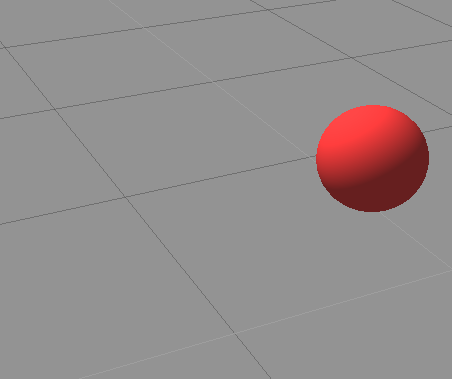
#> input picture colorProject/redr.png, 452 x 379 px, found by its file name
$ python filter.py
#> lines starting #> are read from the running program, lines starting #| are printed output that depends on the picture; after the words box and inside, x2 and y2 are one past the last pixel; in counts of white or black regions, pixels touching at a corner belong together
import cv2
import numpy as np

class Filter:
    HSV_COLOR_RANGES = {
        'red1': [[180, 255, 255], [159, 50, 70]],
        'red2': [[9, 255, 255], [0, 50, 70]],
        'green': [[89, 255, 255], [36, 50, 70]],
        'blue': [[128, 255, 255], [90, 50, 70]],
        'yellow': [[35, 255, 255], [25, 50, 70]],
        'purple': [[158, 255, 255], [129, 50, 70]]
    }

    RGB_COLORS = {
        'red': [0,0,255],
        'green': [0,255,0],
        'blue': [255,0,0],
        'purple': [255,0,255],
        'yellow': [0,255,255]
    }

    @staticmethod
    def get_filtered(imgname, color):
#> called with imgname = 'redr.png', color = 'red'
        img = cv2.imread(imgname)
#> img is the input picture: shape (379, 452, 3); mean B, G, R 141, 141, 147.9

        hsv = cv2.cvtColor(img, cv2.COLOR_BGR2HSV)
#> hsv: shape (379, 452, 3); mean H, S, V 0, 10.3, 147.9

        mask = None
        if color == 'red':
            lower_red1 = np.array(Filter.HSV_COLOR_RANGES['red1'][1])
            upper_red1 = np.array(Filter.HSV_COLOR_RANGES['red1'][0])

            lower_red2 = np.array(Filter.HSV_COLOR_RANGES['red2'][1])
            upper_red2 = np.array(Filter.HSV_COLOR_RANGES['red2'][0])

            mask1 = cv2.inRange(hsv, lower_red1, upper_red1)
#> mask1: shape (379, 452); every value is 0
            mask2 = cv2.inRange(hsv, lower_red2, upper_red2)
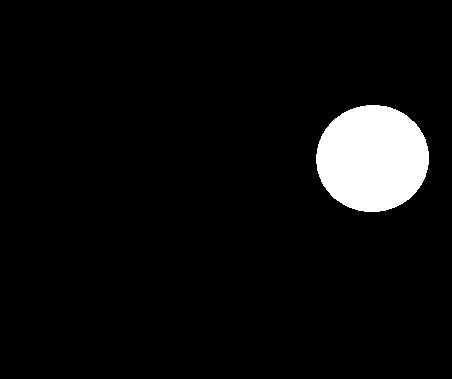
#> mask2: shape (379, 452); 5.5% white; 1 white region, box (x1, y1, x2, y2) and area: (316, 105, 429, 212) 9493
            mask = mask1 + mask2
        else:
            lower = np.array(Filter.HSV_COLOR_RANGES[color][1])
            upper = np.array(Filter.HSV_COLOR_RANGES[color][0])
            mask = cv2.inRange(hsv, lower, upper)

        img[mask != 0] = Filter.RGB_COLORS[color]
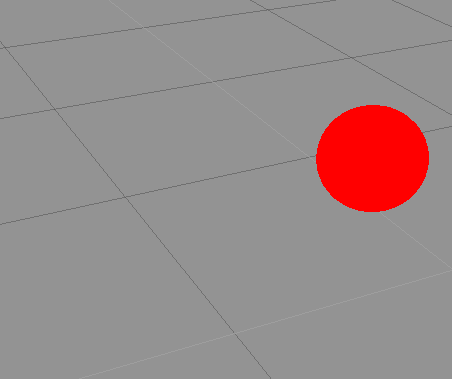
#> img: shape (379, 452, 3); 5.54% of pixels changed, all inside (x1, y1, x2, y2) = (316, 105, 429, 212)

        return img

    @staticmethod
    def get_PID_value(filtered_img, color):
#> called with color = 'red'
        num_ys = len(filtered_img[0])
#> num_ys = 452
        num_xs = len(filtered_img)
#> num_xs = 379
        rgb_color = np.asarray(Filter.RGB_COLORS[color])

        color_columns = []
        max_column = 0
        max_amount = 0
        # print(f_img)
        for y in range(num_ys):
            amount = 0
            for x in range(num_xs):
                # print(type(filtered_img[x,y]))
                # print(filtered_img[x,y][0])
                if (filtered_img[x,y] == rgb_color).all():
                    amount = amount + 1

            color_columns.append(amount)
            if (amount > color_columns[max_column]):
                max_column = y
                max_amount = amount
#> after the loop, max_amount = 107; max_column = 366
        # print(max_column)

        return (max_column - num_ys/2), max_amount


if __name__ == '__main__':
    # [9 lines of commented-out code are left out]

    color = 'red'
    pictures = ['redr.png', 'red.png', 'redr.png', 'nothing.png']
    for p in pictures:
        f_img = Filter.get_filtered(p, color)
        print(p)
        pid_val = Filter.get_PID_value(f_img, color)
#> pid_val = (140, 107)
        print(pid_val)
#| (140.0, 107)
#> pass 2 of the loop `for p in pictures:`:
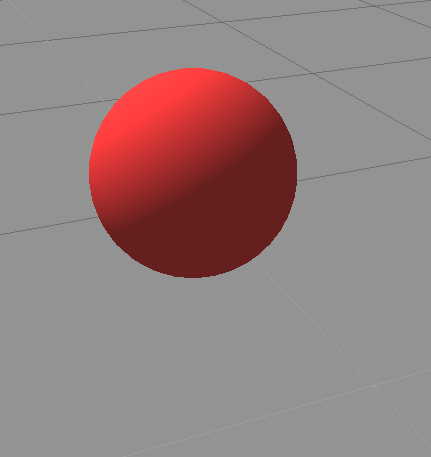
#> input picture colorProject/red.png, 431 x 457 px, found by its file name
#> in get_filtered, img is the input picture: shape (457, 431, 3); mean B, G, R 128.4, 128.4, 147.7
#> hsv: shape (457, 431, 3); mean H, S, V 0, 32.1, 147.7
#> mask1: shape (457, 431); every value is 0
#> in get_filtered (call 2), `mask2 = cv2.inRange(hsv, lower_red2, upper_red2)`:
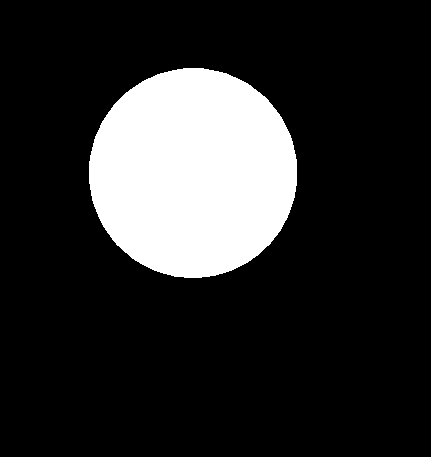
#> mask2: shape (457, 431); 17.4% white; 1 white region, box (x1, y1, x2, y2) and area: (89, 68, 297, 278) 34321
#> in get_filtered (call 2), `img[mask != 0] = Filter.RGB_COLORS[color]`:
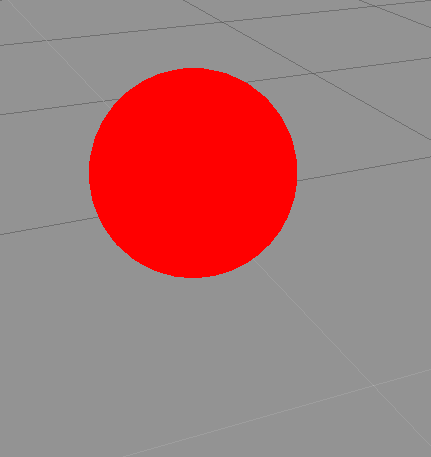
#> img: shape (457, 431, 3); 17.42% of pixels changed, all inside (x1, y1, x2, y2) = (89, 68, 297, 278)
#> pid_val = (-31.5, 210)
#| (-31.5, 210)
